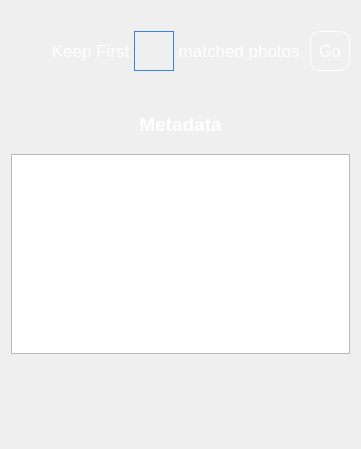
                <widget class="QWidget" name="wdtProbingResult" native="true">
                 <property name="sizePolicy">
                  <sizepolicy hsizetype="Expanding" vsizetype="Expanding">
                   <horstretch>0</horstretch>
                   <verstretch>0</verstretch>
                  </sizepolicy>
                 </property>
                 <property name="minimumSize">
                  <size>
                   <width>0</width>
                   <height>0</height>
                  </size>
                 </property>
                 <layout class="QVBoxLayout" name="verticalLayout_10">
                  <property name="spacing">
                   <number>0</number>
                  </property>
                  <property name="bottomMargin">
                   <number>0</number>
                  </property>
                  <item>
                   <layout class="QVBoxLayout" name="report_layout">
                    <property name="sizeConstraint">
                     <enum>QLayout::SetDefaultConstraint</enum>
                    </property>
                    <property name="topMargin">
                     <number>10</number>
                    </property>
                    <property name="bottomMargin">
                     <number>10</number>
                    </property>
                    <item>
                     <layout class="QVBoxLayout" name="verticalLayout_6">
                      <property name="topMargin">
                       <number>0</number>
                      </property>
                      <item>
                       <layout class="QHBoxLayout" name="hlyGoRemaining">
                        <property name="topMargin">
                         <number>10</number>
                        </property>
                        <property name="rightMargin">
                         <number>0</number>
                        </property>
                        <property name="bottomMargin">
                         <number>3</number>
                        </property>
                        <item>
                         <spacer name="horizontalSpacer_5">
                          <property name="orientation">
                           <enum>Qt::Horizontal</enum>
                          </property>
                          <property name="sizeHint" stdset="0">
                           <size>
                            <width>40</width>
                            <height>20</height>
                           </size>
                          </property>
                         </spacer>
                        </item>
                        <item>
                         <widget class="QLabel" name="label_19">
                          <property name="sizePolicy">
                           <sizepolicy hsizetype="Preferred" vsizetype="Fixed">
                            <horstretch>0</horstretch>
                            <verstretch>0</verstretch>
                           </sizepolicy>
                          </property>
                          <property name="minimumSize">
                           <size>
                            <width>0</width>
                            <height>40</height>
                           </size>
                          </property>
                          <property name="maximumSize">
                           <size>
                            <width>16777215</width>
                            <height>40</height>
                           </size>
                          </property>
                          <property name="font">
                           <font>
                            <pointsize>13</pointsize>
                           </font>
                          </property>
                          <property name="styleSheet">
                           <string notr="true">color: rgb(255, 255, 255);
background:transparent;</string>
                          </property>
                          <property name="text">
                           <string>Keep First </string>
                          </property>
                          <property name="alignment">
                           <set>Qt::AlignRight|Qt::AlignTrailing|Qt::AlignVCenter</set>
                          </property>
                         </widget>
                        </item>
                        <item>
                         <widget class="QLineEdit" name="leditRemainingPhotoNumber">
                          <property name="minimumSize">
                           <size>
                            <width>40</width>
                            <height>40</height>
                           </size>
                          </property>
                          <property name="maximumSize">
                           <size>
                            <width>40</width>
                            <height>40</height>
                           </size>
                          </property>
                          <property name="font">
                           <font>
                            <family>Arial</family>
                            <pointsize>12</pointsize>
                           </font>
                          </property>
                          <property name="styleSheet">
                           <string notr="true">background:transparent;
border: 1px solid rgb(53, 132, 228);
color: white;</string>
                          </property>
                          <property name="alignment">
                           <set>Qt::AlignCenter</set>
                          </property>
                         </widget>
                        </item>
                        <item>
                         <widget class="QLabel" name="label_20">
                          <property name="sizePolicy">
                           <sizepolicy hsizetype="Preferred" vsizetype="Fixed">
                            <horstretch>0</horstretch>
                            <verstretch>0</verstretch>
                           </sizepolicy>
                          </property>
                          <property name="minimumSize">
                           <size>
                            <width>0</width>
                            <height>40</height>
                           </size>
                          </property>
                          <property name="maximumSize">
                           <size>
                            <width>150</width>
                            <height>40</height>
                           </size>
                          </property>
                          <property name="font">
                           <font>
                            <pointsize>13</pointsize>
                           </font>
                          </property>
                          <property name="styleSheet">
                           <string notr="true">color: rgb(255, 255, 255);
background:transparent;</string>
                          </property>
                          <property name="text">
                           <string> matched photos  </string>
                          </property>
                         </widget>
                        </item>
                        <item>
                         <widget class="QPushButton" name="btnGoRemaining">
                          <property name="minimumSize">
                           <size>
                            <width>40</width>
                            <height>40</height>
                           </size>
                          </property>
                          <property name="maximumSize">
                           <size>
                            <width>40</width>
                            <height>40</height>
                           </size>
                          </property>
                          <property name="font">
                           <font>
                            <pointsize>12</pointsize>
                            <weight>50</weight>
                            <bold>false</bold>
                           </font>
                          </property>
                          <property name="cursor">
                           <cursorShape>PointingHandCursor</cursorShape>
                          </property>
                          <property name="styleSheet">
                           <string notr="true">background-color: #005ae2;
border-radius: 10px;
color: white;
background:transparent;
border: 1px solid white</string>
                          </property>
                          <property name="text">
                           <string>Go</string>
                          </property>
                         </widget>
                        </item>
                       </layout>
                      </item>
                     </layout>
                    </item>
                    <item>
                     <layout class="QVBoxLayout" name="vlyTargetResults">
                      <property name="spacing">
                       <number>0</number>
                      </property>
                      <property name="topMargin">
                       <number>10</number>
                      </property>
                      <property name="bottomMargin">
                       <number>0</number>
                      </property>
                     </layout>
                    </item>
                    <item>
                     <layout class="QVBoxLayout" name="JsonResp_layout" stretch="0">
                      <property name="spacing">
                       <number>10</number>
                      </property>
                      <property name="topMargin">
                       <number>20</number>
                      </property>
                      <property name="bottomMargin">
                       <number>20</number>
                      </property>
                      <item>
                       <widget class="QLabel" name="label_49">
                        <property name="sizePolicy">
                         <sizepolicy hsizetype="Expanding" vsizetype="Fixed">
                          <horstretch>0</horstretch>
                          <verstretch>0</verstretch>
                         </sizepolicy>
                        </property>
                        <property name="minimumSize">
                         <size>
                          <width>0</width>
                          <height>40</height>
                         </size>
                        </property>
                        <property name="maximumSize">
                         <size>
                          <width>16777215</width>
                          <height>40</height>
                         </size>
                        </property>
                        <property name="font">
                         <font>
                          <pointsize>14</pointsize>
                          <weight>75</weight>
                          <bold>true</bold>
                         </font>
                        </property>
                        <property name="styleSheet">
                         <string notr="true">color: rgb(255, 255, 255);
background:transparent;</string>
                        </property>
                        <property name="text">
                         <string>Metadata</string>
                        </property>
                        <property name="alignment">
                         <set>Qt::AlignCenter</set>
                        </property>
                       </widget>
                      </item>
                      <item>
                       <widget class="QTextEdit" name="tedit_jsonRet">
                        <property name="sizePolicy">
                         <sizepolicy hsizetype="Expanding" vsizetype="Expanding">
                          <horstretch>0</horstretch>
                          <verstretch>0</verstretch>
                         </sizepolicy>
                        </property>
                        <property name="minimumSize">
                         <size>
                          <width>0</width>
                          <height>200</height>
                         </size>
                        </property>
                        <property name="maximumSize">
                         <size>
                          <width>16777215</width>
                          <height>400</height>
                         </size>
                        </property>
                       </widget>
                      </item>
                     </layout>
                    </item>
                   </layout>
                  </item>
                  <item>
                   <layout class="QHBoxLayout" name="horizontalLayout_7" stretch="0,0,0">
                    <property name="spacing">
                     <number>0</number>
                    </property>
                    <property name="topMargin">
                     <number>10</number>
                    </property>
                    <property name="bottomMargin">
                     <number>5</number>
                    </property>
                    <item>
                     <spacer name="horizontalSpacer_9">
                      <property name="orientation">
                       <enum>Qt::Horizontal</enum>
                      </property>
                      <property name="sizeHint" stdset="0">
                       <size>
                        <width>40</width>
                        <height>0</height>
                       </size>
                      </property>
                     </spacer>
                    </item>
                    <item>
                     <widget class="QPushButton" name="btnGenerateReport">
                      <property name="enabled">
                       <bool>true</bool>
                      </property>
                      <property name="sizePolicy">
                       <sizepolicy hsizetype="Expanding" vsizetype="Fixed">
                        <horstretch>0</horstretch>
                        <verstretch>0</verstretch>
                       </sizepolicy>
                      </property>
                      <property name="minimumSize">
                       <size>
                        <width>170</width>
                        <height>50</height>
                       </size>
                      </property>
                      <property name="maximumSize">
                       <size>
                        <width>170</width>
                        <height>50</height>
                       </size>
                      </property>
                      <property name="font">
                       <font>
                        <pointsize>12</pointsize>
                        <weight>75</weight>
                        <bold>true</bold>
                       </font>
                      </property>
                      <property name="cursor">
                       <cursorShape>PointingHandCursor</cursorShape>
                      </property>
                      <property name="styleSheet">
                       <string notr="true">background:transparent;
border-radius: 10px;
border-image:url(&quot;:/newPrefix/generate_report.png&quot;);
background-position: center;</string>
                      </property>
                      <property name="text">
                       <string/>
                      </property>
                      <property name="flat">
                       <bool>true</bool>
                      </property>
                     </widget>
                    </item>
                    <item>
                     <spacer name="horizontalSpacer_10">
                      <property name="orientation">
                       <enum>Qt::Horizontal</enum>
                      </property>
                      <property name="sizeHint" stdset="0">
                       <size>
                        <width>40</width>
                        <height>0</height>
                       </size>
                      </property>
                     </spacer>
                    </item>
                   </layout>
                  </item>
                 </layout>
                </widget>
